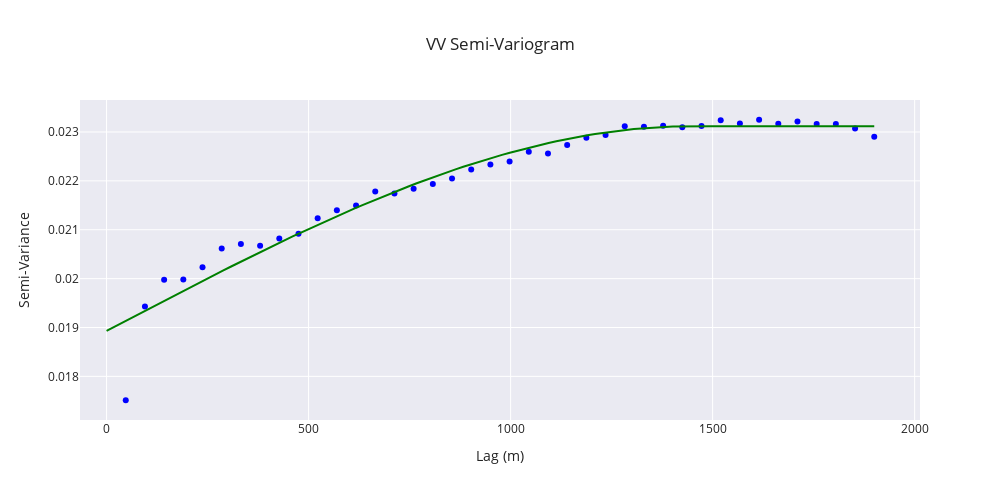

Notebook source saved alongside this figure:
### Code cell
import skgstat as skg
from plotly.subplots import make_subplots
import plotly.graph_objects as go
from skgstat.plotting import backend
# from skgstat.plotting import backend
backend('plotly')

fig = make_subplots(rows=1, cols=1)

V = skg.Variogram(coordinates=coords, values=values, estimator = 'matheron', use_nugget = True, n_lags = 40, maxlag = 1900)

V.plot(axes = fig, show = False, hist =False)

fig.update_layout(
    title = 'VV Semi-Variogram',
    yaxis_title="Semi-Variance",
    xaxis_title = 'Lag (m)',
    width=1000,
    height=500,
    template='seaborn',
    showlegend=False)
